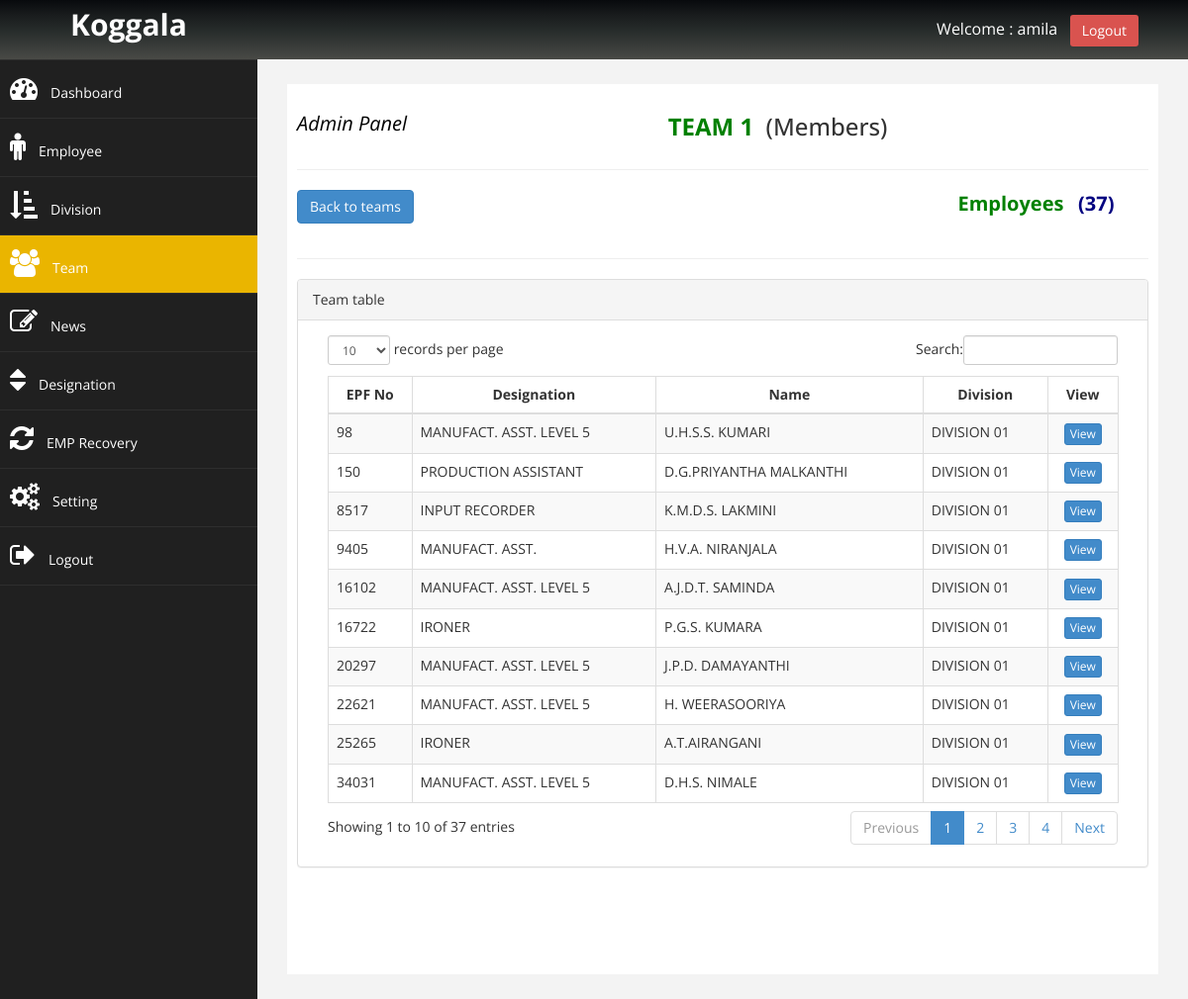
The app's page /admin/team_members_view.php?team_id=2 (signed in) with its own data.
### tables this page shows
CREATE TABLE `team` (
  `team_id` int(11) NOT NULL,
  `active_id` int(11) NOT NULL,
  `team_name` varchar(50) NOT NULL,
  `dev_id1` int(11) NOT NULL,
  `dev_id2` int(11) NOT NULL
);

CREATE TABLE `employee` (
  `emp_id` int(11) NOT NULL,
  `active_id` int(11) NOT NULL,
  `epf_no` varchar(50) NOT NULL,
  `position` int(11) DEFAULT NULL,
  `ename` varchar(200) DEFAULT NULL,
  `address` varchar(200) DEFAULT NULL,
  `dob` date DEFAULT NULL,
  `gender` varchar(10) NOT NULL,
  `tel_personal` varchar(20) DEFAULT NULL,
  `tel_home` varchar(20) DEFAULT NULL,
  `nic` varchar(15) DEFAULT NULL,
  `devision` int(11) DEFAULT NULL,
  `team` int(11) DEFAULT NULL,
  `ephoto` varchar(50) DEFAULT NULL,
  `minimum_edu` int(11) DEFAULT NULL,
  `sports` varchar(200) DEFAULT NULL,
  `extra_edu` varchar(200) DEFAULT NULL,
  `e_doj` date DEFAULT NULL,
  `other_company` varchar(200) DEFAULT NULL,
  `occupation` varchar(100) DEFAULT NULL,
  `etime_period` int(11) DEFAULT NULL,
  `remarks` text NOT NULL,
  `religion` varchar(50) NOT NULL,
  `civilstatus` varchar(50) NOT NULL,
  `catogaroy` varchar(50) NOT NULL
);

CREATE TABLE `position` (
  `position_id` int(11) NOT NULL,
  `active_id` int(11) NOT NULL,
  `position` varchar(50) NOT NULL
);

CREATE TABLE `devision` (
  `dev_id` int(11) NOT NULL,
  `active_id` int(11) NOT NULL,
  `dev_name` varchar(200) NOT NULL
);

### admin/team_members_view.php (the view, shortened to what this page needs)
<?php
$con = new mysqli(DB_HOSTNAME,DB_USERNAME, DB_PASSWORD,DB_NAME);
if(!isset($_SESSION['adminSession'])){
        echo "<script type='text/javascript'>window.location.href = '../login.php';</script>";
}else{
?>
<!DOCTYPE html>
<html>
<head>
    <link href="../assets/css/bootstrap.css" rel="stylesheet" />
    <link href="../assets/css/font-awesome.css" rel="stylesheet" />
    <link href="../assets/js/morris/morris-0.4.3.min.css" rel="stylesheet" />
    <link href="../assets/css/custom.css" rel="stylesheet" />
    <link href="../assets/js/dataTables/dataTables.bootstrap.css" rel="stylesheet" />
</head>
<body>
	<div id="wrapper">
		<nav class="navbar navbar-default navbar-cls-top" role="navigation" style="margin-bottom: 0">
			<div class="navbar-header">
				<a href="#" class="navbar-brand ">Koggala</a>
			</div>
                <div id="navbar-right">Welcome : <?php echo $_SESSION['adminSession'];?> &nbsp; <a href="logout.php" class="btn btn-danger square-btn-adjust">Logout</a>
                </div>
		</nav>
        <nav class="navbar-default navbar-side" role="navigation">
            <div class="sidebar-collapse">
                <ul class="nav" id="main-menu">
                    <li>
                        <a href="index.php"><i class="fa fa-dashboard fa-2x"></i>Dashboard</a>
                    </li>
                    <li>
                        <a href="manage_employee.php"><i class="fa fa-male fa-2x"></i>Employee</a>
                    </li>
                    <li>
                        <a href="devision_manage.php"><i class="fa fa-sort-amount-asc fa-2x"></i>Division</a>
                    </li>
                    <li>
                        <a href="team_manage.php"  class="active-menu"><i class="fa fa-users fa-2x"></i>Team</a>
                    </li>
                     <li>
                        <a href="news_manage.php"><i class="fa fa-edit fa-2x"></i>News</a>
                    </li>
                    <li>
                        <a href="position_manage.php"><i class="fa fa-sort fa-2x"></i>Designation</a>
                    </li>
                    <li>
                       <a href="emp_Recovery.php"><i class="fa fa-refresh fa-2x"></i>EMP Recovery</a>
                    </li>
                    <li>
                        <a href="setting.php"><i class="fa fa-cogs fa-2x"></i>Setting</a>
                    </li>
                    <li>
                        <a href="logout.php"><i class="fa fa-sign-out fa-2x"></i>Logout</a>
                    </li>
                </ul>
            </div>
        </nav>
        <?php
        if(isset($_GET['team_id'])){
            $teamId      = $_GET['team_id'];
            $sqlTeam      = "SELECT * FROM  team WHERE `team_id` = '$teamId'";
            $sqlTeamQuery = mysqli_query($con, $sqlTeam);
            $row1         = mysqli_fetch_assoc($sqlTeamQuery);
            $teamId       = $row1['team_id'];
            $teamNa       = $row1['team_name'];
            $divId1       = $row1['dev_id1'];
            $divId2       = $row1['dev_id2'];
            ?>
         <div id="page-wrapper">
            <div id="page-inner">
                <div class="row">
                   <div class="col-md-12 col-lg-12 text-center">
                     <h3>
                      <small style="color:black; float:left; font-size:20px;"><i>Admin Panel</i></small>
                      <strong style="color:green"><?php echo $teamNa;?></strong>&nbsp;&nbsp;(Members)
                    </h3>
                  </div>
                </div>
                <hr/>
                <?php
                    $sqlSelect = "SELECT * FROM
                                                 `employee`
                                           WHERE
                                                 `team` = '$teamId' AND `devision` = '$divId1' OR `devision` = '$divId2'
                                           ORDER By
                                                 `emp_id` ASC ";
                    $sqlQuery  = mysqli_query($con, $sqlSelect);
                    $numOfRow  = mysqli_num_rows($sqlQuery);
                ?>
                <div class="row">
                    <div class="col-md-2">
                        <div class="form-group">
                           <a href="team_manage.php" class="btn btn-primary">Back to teams</a>
                        </div>
                    </div>
                    <div class="col-md-3 col-md-offset-7">
                       <div class="form-group">
                            <label>
                                <strong style="color:green;font-size:20px;">Employees</strong> &nbsp;&nbsp;
                                <strong style="color:navy;font-size:20px;">(<?php echo $numOfRow;  ?>)</strong>
                           </label>
                       </div>
                    </div>
                </div>
                <hr>
                <div class="panel panel-default">
                        <div class="panel-heading">
                            Team table
                        </div>
                        <div class="panel-body">
                      <div class=" col-md-12 table-responsive" style="overflow-x:auto;">
                         <table class="table-bordered table table-striped table-hover" id="dataTables-example">
                            <thead>
                              <tr>
                                <th class="text-center">EPF No</th>
                                <th class="text-center">Designation</th>
                                <th class="text-center">Name</th>
                                <th class="text-center">Division</th>
                                <th class="text-center">View</th>
                              </tr>
                        </thead>
                        <tbody>
                        <?php
                            if($numOfRow > 0)
                            {
                            while($row = mysqli_fetch_assoc($sqlQuery)){
                               $emp_id = $row['emp_id'];
                               $epf_no = $row['epf_no'];
                               $posId  = $row['position'];
                               $ename  = $row['ename'];
                               $devId  = $row['devision'];
                                    if($posId==0){
                                              $posNa   = "";
                                    }else{
                                       $posSQL   = "SELECT * FROM `position` WHERE `position_id` = $posId";
                                       $posQuery = mysqli_query($con, $posSQL);
                                       $posRow   = mysqli_fetch_assoc($posQuery);
                                       $posNa    = $posRow['position'];
                                   }
                                      if($devId==0){
                                              $divNa   = "";
                                        }else{
                                       $divSQL   = "SELECT * FROM `devision` WHERE `dev_id` = $devId";
                                       $divQuery = mysqli_query($con, $divSQL);
                                       $divRow   = mysqli_fetch_assoc($divQuery);
                                       $divNa    = $divRow['dev_name'];
                                    }
                        ?>
                              <tr>
                                <td><?php echo $epf_no; ?></td>
                                <td><?php echo $posNa; ?></td>
                                <td><?php echo $ename; ?></td>
                                <td><?php echo $divNa; ?></td>
                                <td class="text-center"><a href="team_member_onebyone_view.php?emp_id=<?php echo $emp_id; ?>" class="btn btn-primary btn-xs">View</a></td>
                              </tr>
                        <?php
                            }
                              }
                                }
                        ?>
                        </tbody>
                    </table>
                  </div>
                </div>
              </div>
            </div>
        </div>
    </div>
 <?php
}
 ?>
</body>
</html>

### assets/css/custom.css (style rules this page uses)
body { font-family: 'Open Sans', sans-serif; }
#wrapper { width: 100%; background: #202020; }
#page-wrapper { padding: 15px 15px; min-height: 500px; background: #F3F3F3; }
#page-inner { width: 100%; margin: 10px 20px 10px 0px; background-color:#fff!important; padding: 10px; min-height: 900px; }
.text-center { text-align: center; }
.navbar-cls-top .navbar-brand { color: #fff; width: 260px; text-align: center; height: 60px; font-size: 30px; font-weight: 700px; font-weight: bold; }
#navbar-right { color: white; float: right; padding: 15px 50px 5px 50px; font-size: 16px; }
.square-btn-adjust { border: 0px solid transparent; -webkit-border-radius: 0px; -moz-border-radius: 0px; border-radius: 3px; }
.active-menu { background-color: #EAB500!important; }
.sidebar-collapse, .sidebar-collapse .nav { background: none; }
.sidebar-collapse .nav { padding: 0px; }
.sidebar-collapse .nav > li > a { color: #fff; background: #202020; text-shadow: none; padding: 15px 10px; }
.sidebar-collapse .nav > li { border-bottom: 1px solid rgba(107, 108, 109, 0.19); }
.navbar-side { border:none; background-color: #202020; }
.nav > li > a >i { margin-right: 13px; }
.navbar-cls-top { background: linear-gradient(to bottom, #080a0d, #191c1d, #262b2a, #373a38, #494a46); border-bottom:none; }
.navbar-default { border: 0px solid black; }
@media (min-width: 768px) { #page-wrapper { margin: 0 0 0 260px; padding: 15px 30px; min-height: 900px; } }
@media (min-width: 768px) { .navbar-side { width: 260px; position: absolute; z-index: 1; } }
@media (min-width: 768px) { .navbar { border-radius: 0px; } }

### records on screen
team: team_name "TEAM 1"
employee: epf_no "98", position.position "MANUFACT. ASST. LEVEL 5", ename "U.H.S.S. KUMARI", devision.dev_name "DIVISION 01"
employee: epf_no "150", position.position "PRODUCTION ASSISTANT", ename "D.G.PRIYANTHA MALKANTHI", devision.dev_name "DIVISION 01"
employee: epf_no "8517", position.position "INPUT RECORDER", ename "K.M.D.S. LAKMINI", devision.dev_name "DIVISION 01"
employee: epf_no "9405", position.position "MANUFACT. ASST.", ename "H.V.A. NIRANJALA", devision.dev_name "DIVISION 01"
employee: epf_no "16102", position.position "MANUFACT. ASST. LEVEL 5", ename "A.J.D.T. SAMINDA", devision.dev_name "DIVISION 01"
employee: epf_no "16722", position.position "IRONER", ename "P.G.S. KUMARA", devision.dev_name "DIVISION 01"
employee: epf_no "20297", position.position "MANUFACT. ASST. LEVEL 5", ename "J.P.D. DAMAYANTHI", devision.dev_name "DIVISION 01"
employee: epf_no "22621", position.position "MANUFACT. ASST. LEVEL 5", ename "H. WEERASOORIYA", devision.dev_name "DIVISION 01"
employee: epf_no "25265", position.position "IRONER", ename "A.T.AIRANGANI", devision.dev_name "DIVISION 01"
employee: epf_no "34031", position.position "MANUFACT. ASST. LEVEL 5", ename "D.H.S. NIMALE", devision.dev_name "DIVISION 01"

### other values on screen
$_SESSION['adminSession'] "amila"
$numOfRow "37"
